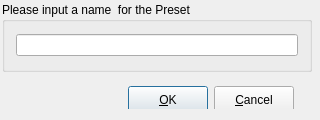
<?xml version="1.0" encoding="UTF-8"?>
<ui version="4.0">
 <class>CPresetDlg</class>
 <widget class="QDialog" name="CPresetDlg">
  <property name="windowModality">
   <enum>Qt::WindowModal</enum>
  </property>
  <property name="geometry">
   <rect>
    <x>0</x>
    <y>0</y>
    <width>320</width>
    <height>120</height>
   </rect>
  </property>
  <property name="minimumSize">
   <size>
    <width>320</width>
    <height>120</height>
   </size>
  </property>
  <property name="maximumSize">
   <size>
    <width>320</width>
    <height>120</height>
   </size>
  </property>
  <property name="windowTitle">
   <string>Configure Preset</string>
  </property>
  <property name="modal">
   <bool>true</bool>
  </property>
  <widget class="QGroupBox" name="groupBox">
   <property name="geometry">
    <rect>
     <x>2</x>
     <y>2</y>
     <width>310</width>
     <height>70</height>
    </rect>
   </property>
   <property name="minimumSize">
    <size>
     <width>310</width>
     <height>70</height>
    </size>
   </property>
   <property name="maximumSize">
    <size>
     <width>310</width>
     <height>70</height>
    </size>
   </property>
   <property name="title">
    <string>Please input a name  for the Preset </string>
   </property>
   <layout class="QVBoxLayout" name="verticalLayout">
    <item>
     <widget class="QLineEdit" name="lineEdit_PresetName"/>
    </item>
   </layout>
  </widget>
  <widget class="QWidget" name="">
   <property name="geometry">
    <rect>
     <x>3</x>
     <y>75</y>
     <width>302</width>
     <height>34</height>
    </rect>
   </property>
   <layout class="QHBoxLayout" name="horizontalLayout">
    <item>
     <spacer name="horizontalSpacer">
      <property name="orientation">
       <enum>Qt::Horizontal</enum>
      </property>
      <property name="sizeHint" stdset="0">
       <size>
        <width>88</width>
        <height>20</height>
       </size>
      </property>
     </spacer>
    </item>
    <item>
     <widget class="QPushButton" name="ButtonOK">
      <property name="minimumSize">
       <size>
        <width>80</width>
        <height>28</height>
       </size>
      </property>
      <property name="maximumSize">
       <size>
        <width>80</width>
        <height>28</height>
       </size>
      </property>
      <property name="text">
       <string>&amp;OK</string>
      </property>
      <property name="icon">
       <iconset resource="rtspPlayer.qrc">
        <normaloff>:/rtspPlayer/Resources/dialog-ok-2.ico</normaloff>:/rtspPlayer/Resources/dialog-ok-2.ico</iconset>
      </property>
     </widget>
    </item>
    <item>
     <widget class="QPushButton" name="ButtonCancel">
      <property name="minimumSize">
       <size>
        <width>80</width>
        <height>28</height>
       </size>
      </property>
      <property name="maximumSize">
       <size>
        <width>80</width>
        <height>28</height>
       </size>
      </property>
      <property name="text">
       <string>&amp;Cancel</string>
      </property>
      <property name="icon">
       <iconset resource="rtspPlayer.qrc">
        <normaloff>:/rtspPlayer/Resources/dialog-no-2.ico</normaloff>:/rtspPlayer/Resources/dialog-no-2.ico</iconset>
      </property>
     </widget>
    </item>
   </layout>
  </widget>
 </widget>
 <layoutdefault spacing="6" margin="11"/>
 <resources>
  <include location="rtspPlayer.qrc"/>
 </resources>
 <connections/>
</ui>
